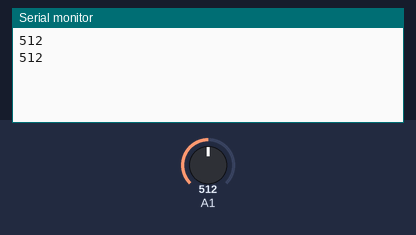
Bench run of a sketch on a simulated Arduino Uno, built with avr-gcc and run on an emulated ATmega328P. Parts: the last lines printed to the serial monitor. Inputs (shaded band) come from the test bench; at power-on: A1 = 512.

Above: at 1.8 s.
1.9 s: A1 set to 716
At 2.8 s:
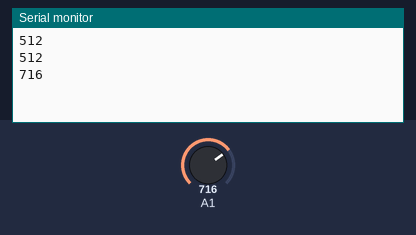
3.4 s: A1 set to 900
At 4.5 s:
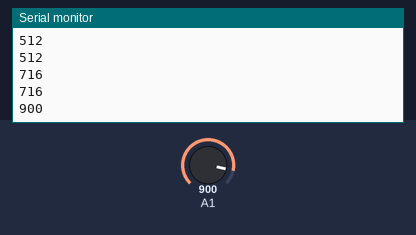
Timing chart, 0 to 6.4 s (numbered marks = the images above; inputs shaded):
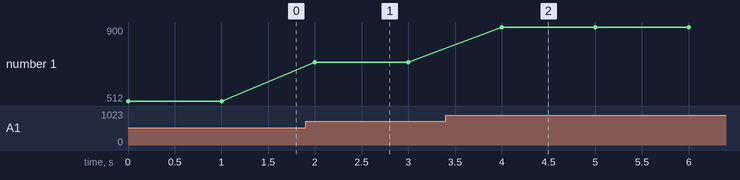

Measured:
- after the input at 1.9 s, the serial monitor: prints a new line after 0.10 s (image 1)
- after the input at 3.4 s, the serial monitor: prints a new line after 0.60 s (image 2)
- plotted number 1: 512 → 716 after the input at 1.9 s, 716 → 900 after the input at 3.4 s

The sketch:

demoLightSensor.ino
```cpp
void setup() {
  Serial.begin(9600);  //Mở cổng Serial để giap tiếp | tham khảo Serial
}

void loop() {
  int value = analogRead(A1);   //đọc giá trị điện áp ở chân A1 - chân cảm biến
                                //(value luôn nằm trong khoảng 0-1023)
  Serial.println(value);        //xuất ra giá trị vừa đọc


  //-----------------------------------------------------
  delay(1000);           //đợi 1 giây để bạn kịp tháy serial - (optional)
}

//Cảm biến sẽ chênh lệch giá trị 200 khi có thay đổi ánh sáng => chênh lệch giá trị khoảng 200 thì báo cháy luôn
```
